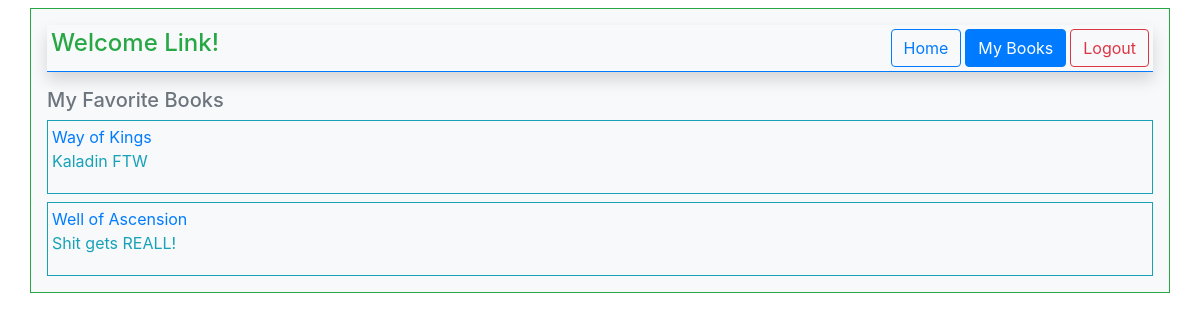
Page /1 (signed in) on the earlier database version.
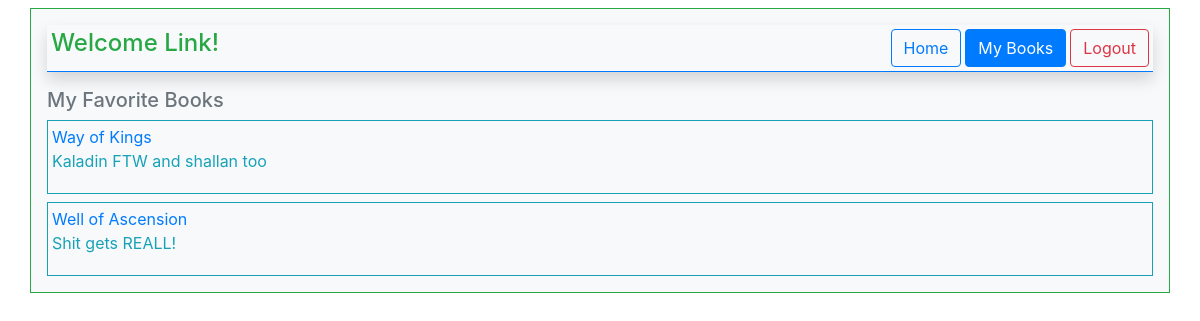
Same page on the later database version.
### littleLibrary_App/models.py (models this page shows)
class Book(models.Model):
    title = models.CharField(max_length=17)
    description = models.TextField()
    created_at = models.DateTimeField(auto_now_add=True)
    updated_at = models.DateTimeField(auto_now=True)
    objects = BookManager()
    uploadedBy = models.ForeignKey(User, related_name="books_uploaded", on_delete = models.CASCADE)
    usersWhoFavorite = models.ManyToManyField(User, related_name="favoritedBooks")

### littleLibrary_App/views.py (the view)
# urls.py: path('<int:userId>', myBooks, name='myBooks'),
def myBooks(request, userId):
    if('userId' not in request.session):
        messages.error(request, "Oops! Login Required to be here! Please log in or Register.")
        return redirect('/')
    user = User.objects.get(id=request.session['userId'])
    myBooks = Book.objects.filter(uploadedBy=user)
    context = {
        "user":user,
        "myBooks":myBooks,
    }
    return render(request, "myBooks.html", context)

### littleLibrary_App/templates/myBooks.html (shortened to what this page needs)
<!DOCTYPE html>
<html lang="en">
<head>
    <link rel="stylesheet" href="https://stackpath.bootstrapcdn.com/bootstrap/4.3.1/css/bootstrap.min.css">
</head>
<body>
    <div class="container bg-light p-3 mt-2 mb-2 border border-success">
        <div class="p-1 mb-3 bg-light d-flex justify-content-between border border-left-0 border-top-0 border-right-0 border-primary shadow">
            <h4 class="text-success">Welcome {{user.firstName}}!</h4>
            <a href="{% url 'dashboard' %}" class="btn btn-outline-primary ml-auto mr-1">Home</a>
            <a href="/{{user.id}}" class="btn btn-primary mr-1">My Books</a>
            <a href="{% url 'logout' %}" class="btn btn-outline-danger">Logout</a>
        </div>
        <h5 class="text-secondary">My Favorite Books</h5>
        {% for book in myBooks.all %}
            <div class="border border-info p-1 mt-2">
                <a href="{{book.id}}/show">{{book.title}}</a>
                <p class="text-info">{{book.description}}</p>
            </div>
        {% endfor %}
    </div>
</body>
</html>

Differences in the rows shown:
changed Book "Way of Kings": description "Kaladin FTW" → "Kaladin FTW and shallan too"
